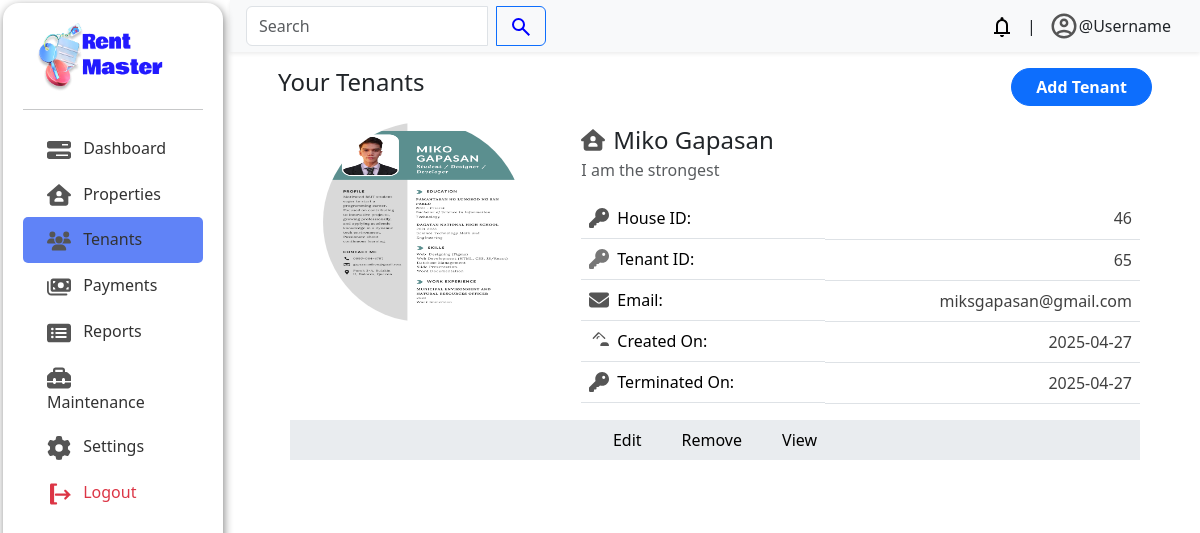
The app's page /admin/index.php?page=tenants/index with its own data.
### tables this page shows
CREATE TABLE `tenants` (
  `tenant_id` int(11) NOT NULL,
  `user_id` int(11) NOT NULL,
  `property_id` int(11) NOT NULL,
  `tenant_status` enum('pending','active','terminated') NOT NULL DEFAULT 'pending',
  `tenant_date_created` date NOT NULL DEFAULT current_timestamp(),
  `tenant_terminated_at` date DEFAULT NULL
);

CREATE TABLE `users` (
  `user_id` int(11) NOT NULL,
  `user_name` varchar(100) DEFAULT NULL,
  `user_email` varchar(100) NOT NULL,
  `user_password` varchar(100) DEFAULT NULL,
  `user_phone_number` varchar(50) NOT NULL,
  `user_address` varchar(100) NOT NULL,
  `user_description` varchar(2000) DEFAULT NULL,
  `user_image` varchar(500) DEFAULT NULL,
  `user_role` enum('tenant','landlord','visitor') NOT NULL
);

CREATE TABLE `properties` (
  `property_id` int(11) NOT NULL,
  `property_name` varchar(100) NOT NULL,
  `property_location` varchar(200) NOT NULL,
  `property_date_created` date NOT NULL,
  `property_description` varchar(1000) NOT NULL,
  `property_status` enum('available','unavailable') NOT NULL DEFAULT 'available',
  `property_rental_price` decimal(10,0) NOT NULL
);

### admin/tenants/index.php (the view, shortened to what this page needs)
<?php
require_once '../database/config.php';
$query = "
    SELECT tenants.*, users.*, properties.*, tenants.tenant_date_created, tenants.tenant_terminated_at
    FROM tenants
    JOIN users ON tenants.user_id = users.user_id
    JOIN properties ON tenants.property_id = properties.property_id
    WHERE tenants.tenant_status = 'active';
";
$result = mysqli_query($conn, $query);
?>
<div class="container px-lg-5">
    <header class="d-flex justify-content-between mt-3">
        <h4 class="fw-medium">Your Tenants</h4>
        <a href="?page=tenants/create" class="btn btn-primary fw-bold rounded-5 px-4">
            Add Tenant
        </a>
    </header>
    <div class="container mt-3 mb-5">
        <div class="row row-cols-1 gap-5">
            <?php while ($row = mysqli_fetch_assoc($result)) : ?>
                <div class="col">
                    <div class="row gy-2">
                        <div class="col col-lg-4 col-md-6 col-12 d-flex align-items-start justify-content-center">
                        <img class="rounded-circle " width="75%" style="aspect-ratio: 1/1;"
                                 src="<?php echo htmlspecialchars($row['user_image']); ?>"
                                 alt="Tenant <?php echo htmlspecialchars($row['tenant_id']); ?>">
                        </div>
                        <div class="col col-lg-8 col-md-6 col-12">
                            <div>
                                <div class=" d-flex align-items-center gap-2">
                                    <div class=" fw-medium fs-4"><?php echo htmlspecialchars($row['user_name']); ?></div>
                                </div>
                                <p class="opacity-75"><?php echo htmlspecialchars($row['user_description']); ?></p>
                            </div>
                            <div class="d-flex justify-content-between">
                                <table class="table">
                                    <tbody>
                                        <tr>
                                            <td class="fw-medium d-flex align-items-center gap-2">
                                            House ID:</td>
                                            <td class="text-right opacity-75"><?php echo htmlspecialchars($row['property_id']); ?></td>
                                        </tr>
                                        <tr>
                                            <td class="fw-medium d-flex align-items-center gap-2">
                                            Tenant ID:</td>
                                            <td class="text-right opacity-75"><?php echo htmlspecialchars($row['tenant_id']); ?></td>
                                        </tr>
                                        <tr>
                                            <td class="fw-medium d-flex align-items-center gap-2">
                                            Email:</td>
                                            <td class="text-right opacity-75"><?php echo htmlspecialchars($row['user_email']); ?></td>
                                        </tr>
                                        <tr>
                                            <td class="fw-medium d-flex align-items-center gap-2">
                                            Created On:</td>
                                            <td class="text-right opacity-75"><?php echo htmlspecialchars($row['tenant_date_created']); ?></td>
                                        </tr>
                                        <tr>
                                            <td class="fw-medium d-flex align-items-center gap-2">
                                            Terminated On:</td>
                                            <td class="text-right opacity-75"><?php echo htmlspecialchars($row['tenant_terminated_at']); ?></td>
                                        </tr>
                                    </tbody>
                                </table>
                            </div>
                        </div>
                    </div>
                    <div class="bg-body-secondary d-flex justify-content-center gap-2">
                        <a href="?page=tenants/update&tenant_id=<?php echo htmlspecialchars($row['tenant_id']); ?>" class="hover-btn px-3 py-2 text-decoration-none text-black">Edit</a>
                        <a href="?page=tenants/delete&tenant_id=<?php echo htmlspecialchars($row['tenant_id']); ?>" class="hover-btn px-3 py-2 text-decoration-none text-black">Remove</a>
                        <a href="?page=tenants/view&tenant_id=<?php echo htmlspecialchars($row['tenant_id']); ?>" class="hover-btn px-3 py-2 text-decoration-none text-black">View</a>
                    </div>
                </div>
            <?php endwhile; ?>
        </div>
    </div>
</div>

### admin/css/style.css (style rules this page uses)
body { display: flex; }
*, *::before, *::after { box-sizing: border-box; }
:root { --main-bg: #FAFAFA; --sub-bg: #C7EEFF; --accent: #2938ff; --fc1: #1D242B; --p: #323232; --fw1: 700; --fw2: 400; }
body { background-color: var(--main-bg); }
.text-right { text-align: right; }

### records on screen
tenants: user.user_image (picture), user.user_name "Miko Gapasan", user.user_description "I am the strongest", property.property_id "46", tenant_id "65", user.user_email "miksgapasan@gmail.com", tenant_date_created "2025-04-27", tenant_terminated_at "2025-04-27"
